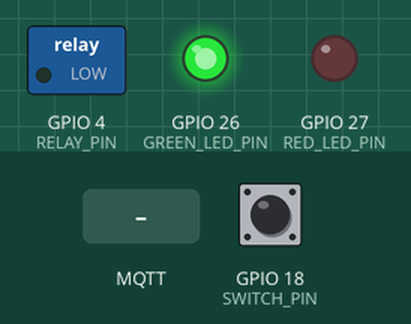
Simulated run of this sketch. Board: ESP32. Shown: switched loads named in the sketch (green lamp = pin HIGH), output pins drawn as LEDs (lit = HIGH). Dashed ring = blinking. The test bench sets the inputs (shaded band); at power-on: GPIO 18 (SWITCH_PIN) HIGH. WiFi joins after 1.5 s; servers stay silent unless stated; no MQTT or app messages arrive unless stated; what the sketch prints to the serial monitor is not drawn.

Above: at 2.7 s.
2.8 s: MQTT message "DELAY" arrives on the first subscribed topic
At 2.95 s:
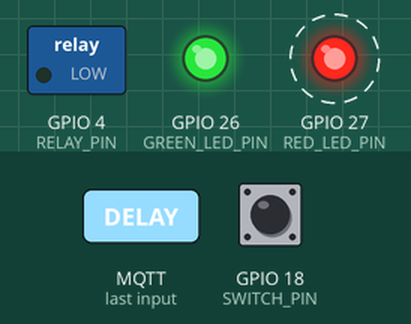
5.8 s: GPIO 18 (SWITCH_PIN) pulled LOW for 0.15 s
At 6.3 s:
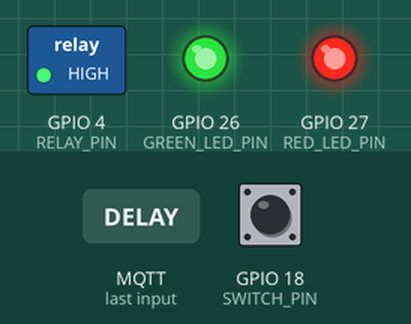
7.4 s: GPIO 18 (SWITCH_PIN) pulled LOW for 1 s
At 8.7 s:
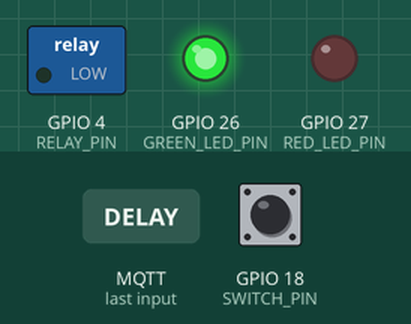
9.9 s: GPIO 18 (SWITCH_PIN) pulled LOW for 3.2 s
At 10.6 s:
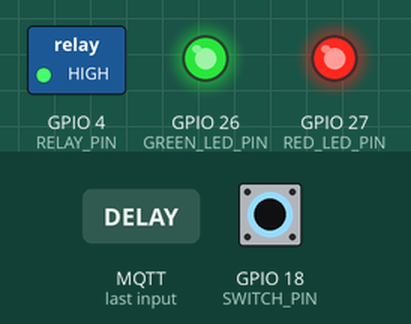
14.6 s: MQTT message "OFF" arrives on the first subscribed topic
At 15.8 s:
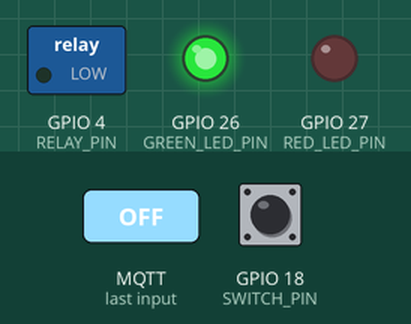
16.1 s: MQTT message "DELAY" arrives on the second subscribed topic
At 16.25 s:
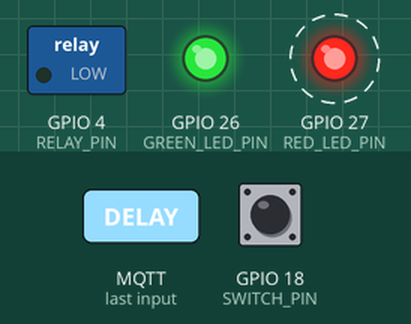
Timing chart, 0 to 20.1 s (numbered marks = the images above; inputs shaded):
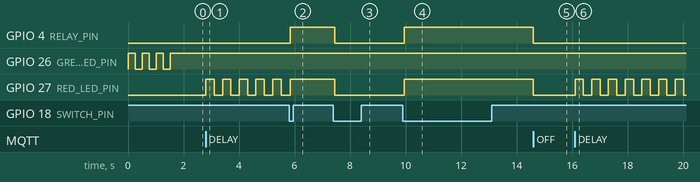

The sketch:

switch_node.ino
```cpp
#include <WiFi.h>
#include <PubSubClient.h>

// Wi-Fi & MQTT Credentials
const char* ssid = "Samsung M14";
const char* password = "deminiuom124";
const char* mqtt_server = "10.99.209.171"; // Raspberry Pi Current IP

const char* topic_status = "gridguard/nodes/smart-switch-1/status";
const char* topic_command = "gridguard/nodes/smart-switch-1/command";

// Hardware Pin Definitions
#define RELAY_PIN 4
#define SWITCH_PIN 18
#define RED_LED_PIN 27    // External Red Status LED (Swapped to GPIO 27)
#define GREEN_LED_PIN 26  // External Green Status LED (Swapped to GPIO 26)

// Relay Trigger Logic (HIGH = ON, LOW = OFF)
#define RELAY_ON_STATE HIGH
#define RELAY_OFF_STATE LOW

WiFiClient espClient;
PubSubClient client(espClient);

bool relayState = false;
bool isPeakDelay = false;
bool lastSwitchState = HIGH;
unsigned long lastMqttTime = 0;
unsigned long lastBlinkTime = 0;
bool blinkState = false;

void setRelay(bool state, bool peakDelay = false) {
  relayState = state;
  isPeakDelay = peakDelay;
  digitalWrite(RELAY_PIN, relayState ? RELAY_ON_STATE : RELAY_OFF_STATE);

  // RED LED indicates Load State:
  // - Solid RED: Load ON
  // - Fast Blinking RED: Load ON/Intercepted during Peak Time
  // - OFF: Load OFF
  if (!isPeakDelay) {
    digitalWrite(RED_LED_PIN, relayState ? HIGH : LOW);
  }

  if (client.connected()) {
    String payload = isPeakDelay ? "{\"state\":\"DELAY\"}" : (relayState ? "{\"state\":\"ON\"}" : "{\"state\":\"OFF\"}");
    client.publish(topic_status, payload.c_str());
    client.publish("gridguard/nodes/switch-1/status", payload.c_str());
  }
}

void setup_wifi() {
  delay(10);
  Serial.println();
  Serial.print("Connecting to Wi-Fi: ");
  Serial.println(ssid);
  WiFi.mode(WIFI_STA);
  WiFi.begin(ssid, password);

  // Blink GREEN LED (GPIO 26) while searching for Wi-Fi
  while (WiFi.status() != WL_CONNECTED) {
    digitalWrite(GREEN_LED_PIN, !digitalRead(GREEN_LED_PIN));
    digitalWrite(RED_LED_PIN, LOW);
    delay(250);
    Serial.print(".");
  }

  Serial.println("\nWiFi connected successfully!");
  Serial.print("ESP32 IP Address: ");
  Serial.println(WiFi.localIP());
}

void mqttCallback(char* topic, byte* payload, unsigned int length) {
  String message;
  for (int i = 0; i < length; i++) {
    message += (char)payload[i];
  }
  Serial.print("Web Command received: ");
  Serial.println(message);

  lastMqttTime = millis();

  if (message.indexOf("OFF") >= 0) {
    setRelay(false, false);
  } else if (message.indexOf("ON") >= 0 || message.indexOf("OVERRIDE") >= 0) {
    setRelay(true, false);
  } else if (message.indexOf("DELAY") >= 0) {
    setRelay(false, true);
  }
}

void reconnect() {
  while (!client.connected()) {
    Serial.print("Attempting MQTT connection to Pi (");
    Serial.print(mqtt_server);
    Serial.print(")...");

    // Blink GREEN LED (GPIO 26) while connecting to MQTT Broker
    digitalWrite(GREEN_LED_PIN, !digitalRead(GREEN_LED_PIN));

    if (client.connect("smart-switch-1")) {
      Serial.println("CONNECTED to GridGuard Brain!");
      digitalWrite(GREEN_LED_PIN, HIGH); // Solid GREEN when Wi-Fi + MQTT connected!

      client.subscribe(topic_command);
      client.subscribe("gridguard/nodes/switch-1/command");

      setRelay(relayState, isPeakDelay);
    } else {
      Serial.print("Failed! rc=");
      Serial.print(client.state());
      Serial.println(" retrying in 3 seconds...");
      delay(3000);
    }
  }
}

void setup() {
  Serial.begin(115200);
  pinMode(RELAY_PIN, OUTPUT);
  pinMode(RED_LED_PIN, OUTPUT);
  pinMode(GREEN_LED_PIN, OUTPUT);
  pinMode(SWITCH_PIN, INPUT_PULLUP);

  // Initial State: Load OFF
  setRelay(false);

  lastSwitchState = digitalRead(SWITCH_PIN);
  setup_wifi();
  client.setServer(mqtt_server, 1883);
  client.setCallback(mqttCallback);
}

void loop() {
  if (!client.connected()) {
    reconnect();
  } else {
    digitalWrite(GREEN_LED_PIN, HIGH); // Solid GREEN = 100% Connected
  }

  client.loop();

  // Peak Delay LED Warning Blinking (Fast Red Blink when load is intercepted)
  if (isPeakDelay) {
    if (millis() - lastBlinkTime > 300) {
      lastBlinkTime = millis();
      blinkState = !blinkState;
      digitalWrite(RED_LED_PIN, blinkState ? HIGH : LOW);
    }
  }

  // Physical Button & Wall Switch Toggle Logic
  if (millis() - lastMqttTime > 1500) {
    bool currentSwitchState = digitalRead(SWITCH_PIN);

    if (currentSwitchState == LOW && lastSwitchState == HIGH) {
      delay(50); // debounce
      if (digitalRead(SWITCH_PIN) == LOW) {
        setRelay(!relayState, false);
        Serial.print("Physical button pressed! Relay state: ");
        Serial.println(relayState ? "ON" : "OFF");
        while (digitalRead(SWITCH_PIN) == LOW) {
          delay(10);
        }
      }
    }
    lastSwitchState = currentSwitchState;
  } else {
    lastSwitchState = digitalRead(SWITCH_PIN);
  }
}
```

Measured:
- after the input at 2.8 s, GPIO 27 (RED_LED_PIN): alternates HIGH for 0.30 s and LOW for 0.30 s, starting at once
- after the input at 5.8 s, GPIO 4 (RELAY_PIN): LOW → HIGH after 0.05 s
- after the input at 7.4 s, GPIO 4 (RELAY_PIN), GPIO 27 (RED_LED_PIN): HIGH → LOW after 0.05 s
- after the input at 9.9 s, GPIO 4 (RELAY_PIN), GPIO 27 (RED_LED_PIN): LOW → HIGH after 0.05 s
- after the input at 14.6 s, GPIO 4 (RELAY_PIN), GPIO 27 (RED_LED_PIN): HIGH → LOW at once
- after the input at 16.1 s, GPIO 27 (RED_LED_PIN): alternates HIGH for 0.30 s and LOW for 0.30 s, starting at once
- by itself, GPIO 26 (GREEN_LED_PIN): alternates HIGH for 0.25 s and LOW for 0.25 s, 6 changes in all, then stays HIGH
